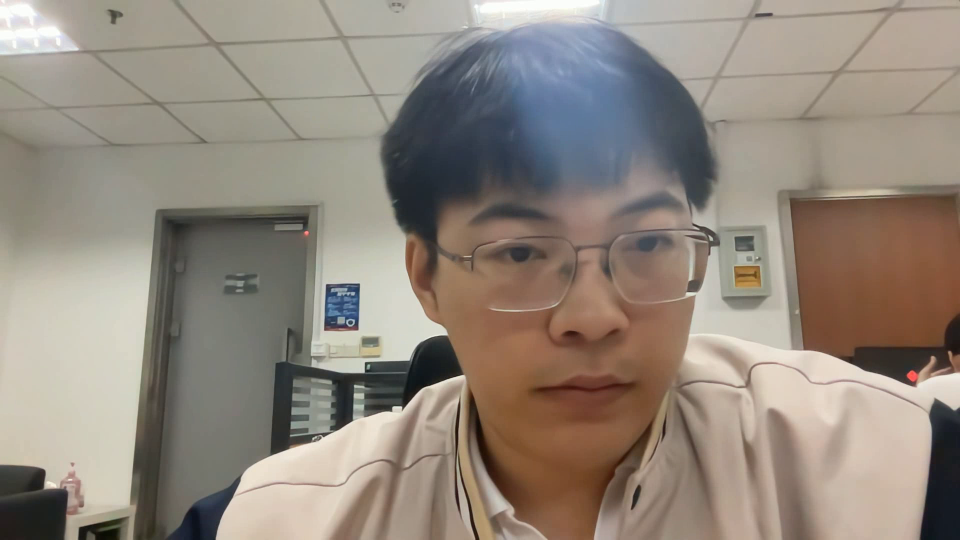
#> input picture frame 2 of resource/output.mp4, 1920 x 1080 px, given in place of target.mp4, which was not available (shown at 1/2 size)
$ python save_video.py
#> lines starting #> are read from the running program, lines starting #| are printed output that depends on the picture
import numpy as np
import cv2 as cv

cap = cv.VideoCapture('resource/target.mp4')

# Define the codec and create VideoWriter object
fourcc = cv.VideoWriter_fourcc(*'mp4v')  # 编码器
out = cv.VideoWriter('resource/output.mp4', fourcc, 20.0, (640, 480))

while(cap.isOpened()):
    ret, frame = cap.read()
#> frame is the input picture: shape (1080, 1920, 3); mean B, G, R 124.6, 135.5, 145.8
    if ret==True:
        frame = cv.flip(frame,0)
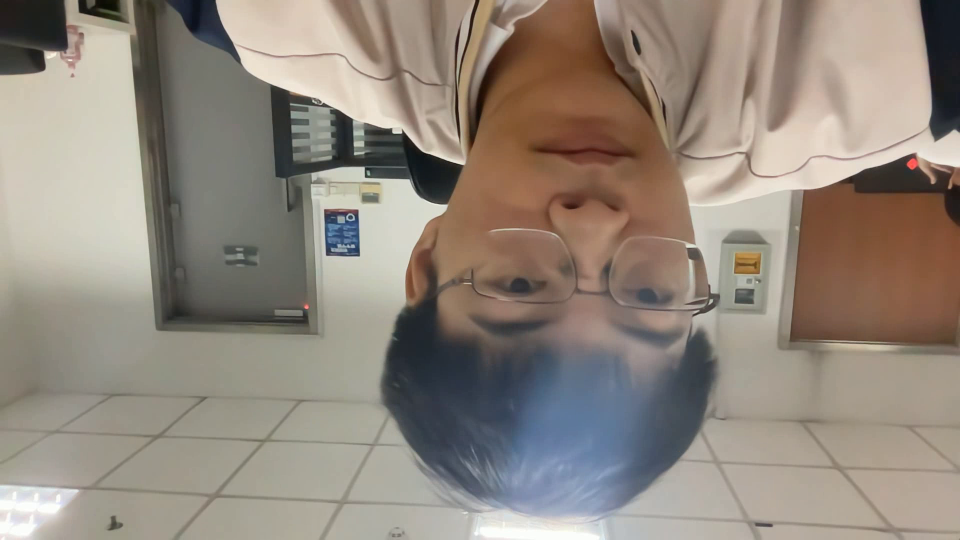
#> frame: shape (1080, 1920, 3) (shown at 1/2 size); mean B, G, R 124.6, 135.5, 145.8

        # write the flipped frame
        out.write(frame)

        cv.imshow('frame',frame)
        if cv.waitKey(1) & 0xFF == ord('q'):
#> (key q is pressed here)
            break
    else:
        break

# Release everything if job is finished
cap.release()
out.release()
cv.destroyAllWindows()

$ run again, starting later in the video
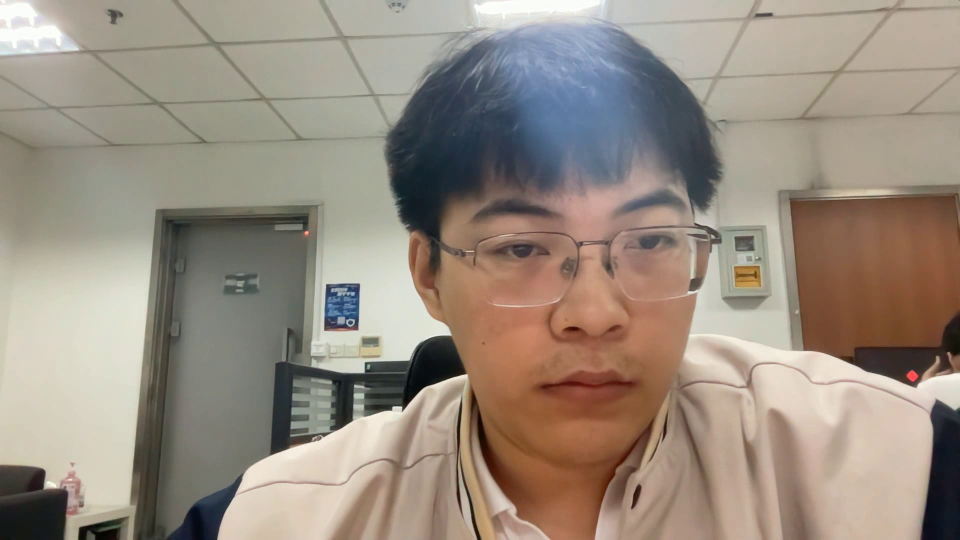
#> input picture frame 10 of resource/output.mp4, 1920 x 1080 px, given in place of target.mp4, which was not available (shown at 1/2 size)
#> frame is the input picture: shape (1080, 1920, 3); mean B, G, R 128, 140.6, 152.5
#> `frame = cv.flip(frame,0)`:
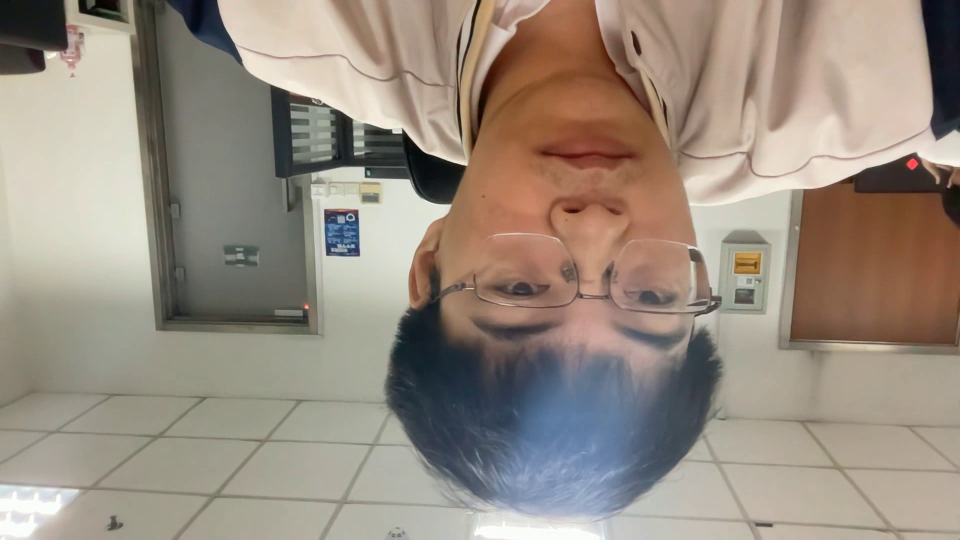
#> frame: shape (1080, 1920, 3) (shown at 1/2 size); mean B, G, R 128, 140.6, 152.5

$ run again, starting later in the video
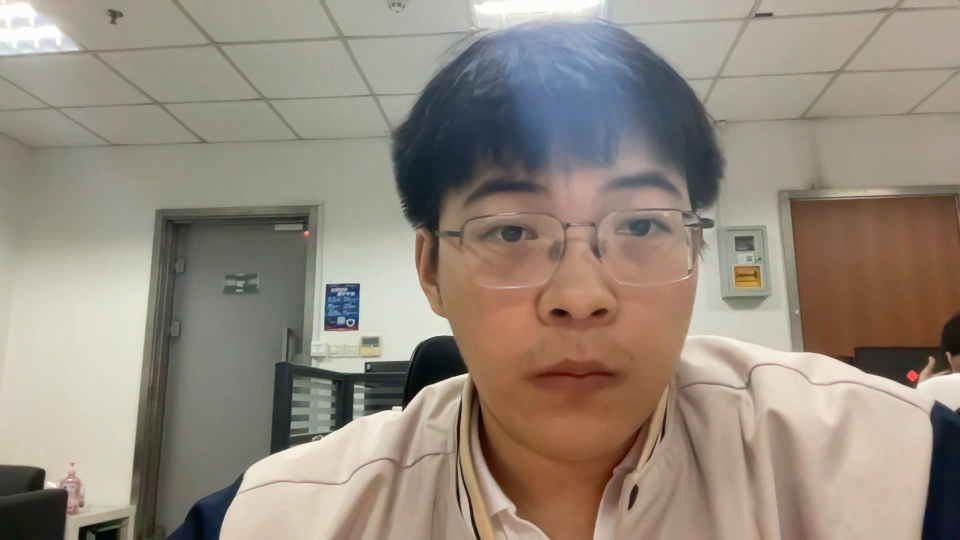
#> input picture frame 19 of resource/output.mp4, 1920 x 1080 px, given in place of target.mp4, which was not available (shown at 1/2 size)
#> frame is the input picture: shape (1080, 1920, 3); mean B, G, R 125.4, 138.2, 149.1
#> `frame = cv.flip(frame,0)`:
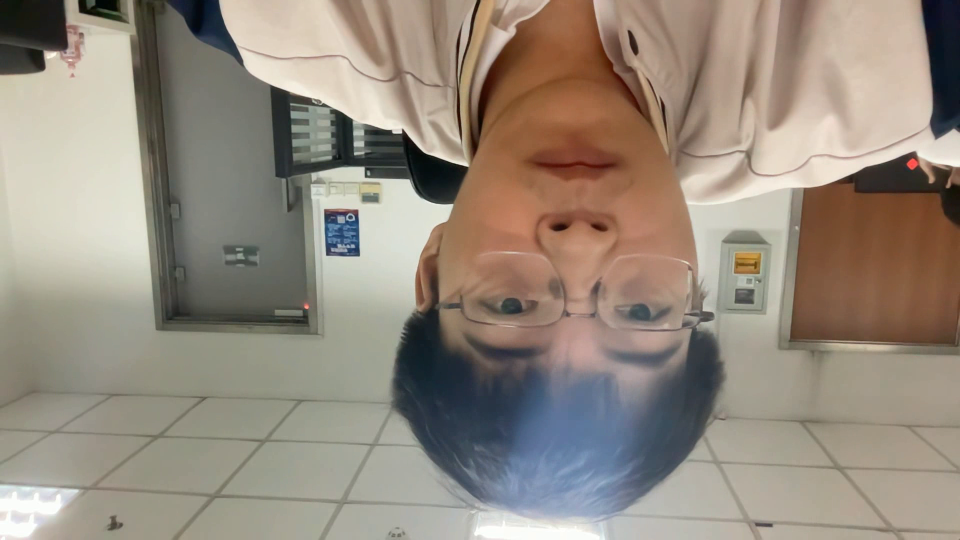
#> frame: shape (1080, 1920, 3) (shown at 1/2 size); mean B, G, R 125.4, 138.2, 149.1
